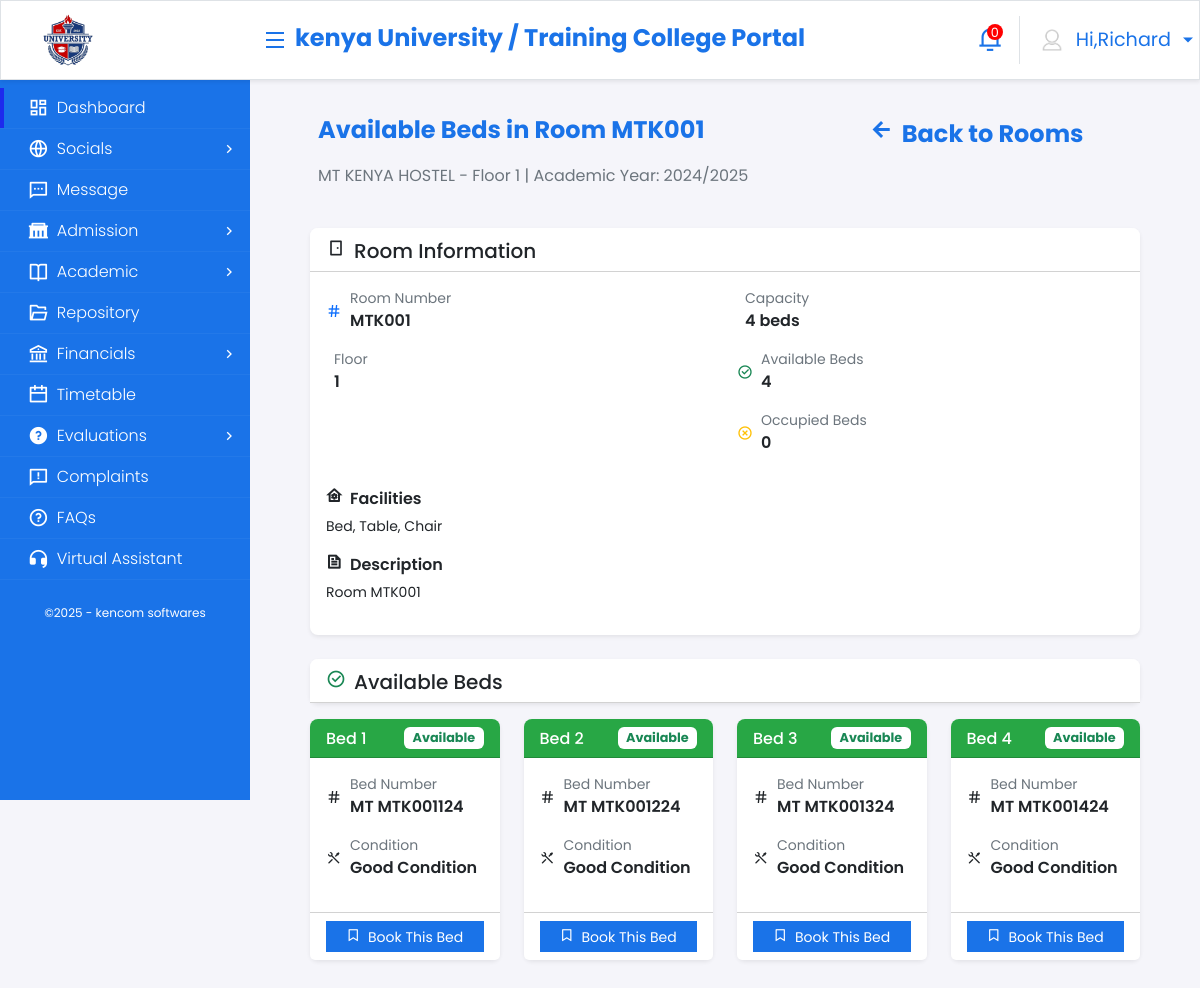
Page /room/1/beds/ (signed in) on the earlier database version.
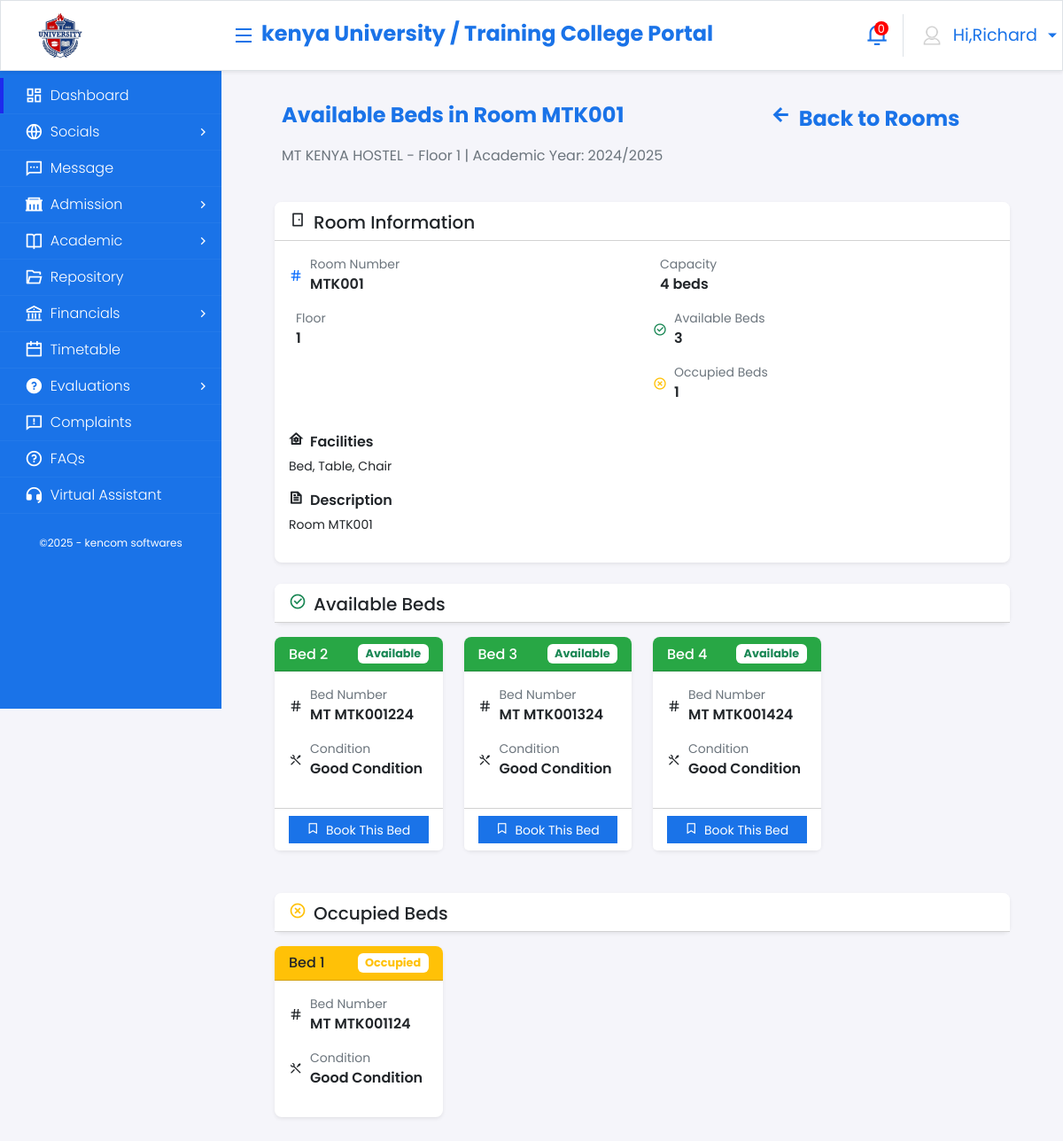
Same page on the later database version.
### core_application/models.py (models this page shows, shortened)
class Bed(models.Model):
    BED_POSITIONS = (
        ('bed_1', 'Bed 1'),
        ('bed_2', 'Bed 2'),
        ('bed_3', 'Bed 3'),
        ('bed_4', 'Bed 4'),
    )
    room = models.ForeignKey(Room, on_delete=models.CASCADE, related_name='beds')
    academic_year = models.ForeignKey(AcademicYear, on_delete=models.CASCADE, related_name='hostel_beds')
    bed_position = models.CharField(max_length=10, choices=BED_POSITIONS)
    bed_number = models.CharField(max_length=20, help_text="Unique bed identifier")
    is_available = models.BooleanField(default=True)
    maintenance_status = models.CharField(
        max_length=20,
        choices=(
            ('good', 'Good Condition'),
            ('needs_repair', 'Needs Repair'),
            ('under_maintenance', 'Under Maintenance'),
            ('out_of_order', 'Out of Order'),
        ),
        default='good'
    )
    created_at = models.DateTimeField(auto_now_add=True)
    class Meta:
        unique_together = ['room', 'academic_year', 'bed_position']
        ordering = ['room', 'bed_position']

### core_application/views.py (the view)
# urls.py: path('room/<int:room_id>/beds/', views.bed_list, name='bed_list'),
@login_required
def bed_list(request, room_id):
    try:
        student = request.user.student_profile
        current_academic_year = AcademicYear.objects.filter(is_current=True).first()
        room = get_object_or_404(Room, id=room_id, is_active=True)
        hostel_type = 'boys' if student.user.gender == 'male' else 'girls'
        if (room.hostel.hostel_type != hostel_type ):
            messages.error(request, "You are not eligible for this room.")
            return redirect('hostel_list')
        available_beds = Bed.objects.filter(
            room=room,
            academic_year=current_academic_year,
            is_available=True,
            maintenance_status='good'
        ).order_by('bed_position')
        occupied_beds = Bed.objects.filter(
            room=room,
            academic_year=current_academic_year,
            is_available=False
        ).order_by('bed_position')
        context = {
            'room': room,
            'available_beds': available_beds,
            'occupied_beds': occupied_beds,
            'student': student,
            'academic_year': current_academic_year,
        }
        return render(request, 'hostels/bed_list.html', context)
    except Student.DoesNotExist:
        messages.error(request, "Student profile not found.")
        return redirect('student_dashboard')

### templates/hostels/bed_list.html (shortened to what the changed rows need)
{% extends 'base.html' %}
{% load static %}
{% block content %}
<div class="container onprintContainer">
    <div class="row p-2">
        <div class="col-12 mb-4">
            <div class="card shadow-sm">
                <div class="card-body">
                    <div class="row">
                        <div class="col-md-6">
                            <div class="d-flex align-items-center mb-3">
                                <div>
                                    <p class="mb-0 small text-muted">Available Beds</p>
                                    <p class="mb-0 fw-semibold">{{ available_beds.count }}</p>
                                </div>
                            </div>
                            <div class="d-flex align-items-center mb-3">
                                <div>
                                    <p class="mb-0 small text-muted">Occupied Beds</p>
                                    <p class="mb-0 fw-semibold">{{ occupied_beds.count }}</p>
                                </div>
                            </div>
                        </div>
                    </div>
                </div>
            </div>
        </div>
        {% if available_beds %}
        {% for bed in available_beds %}
        <div class="col-lg-3 col-md-6 mb-4">
            <div class="card shadow-sm h-100 border-success">
                <div class="card-header bg-success text-white">
                    <div class="d-flex justify-content-between align-items-center">
                        <h6 class="mb-0">{{ bed.get_bed_position_display }}</h6>
                        <span class="badge bg-white text-success">Available</span>
                    </div>
                </div>
                <div class="card-body">
                    <div class="d-flex align-items-center mb-3">
                        <i class="ri-hashtag me-2"></i>
                        <div>
                            <p class="mb-0 small text-muted">Bed Number</p>
                            <p class="mb-0 fw-semibold">{{ bed.bed_number }}</p>
                        </div>
                    </div>
                    <div class="d-flex align-items-center mb-3">
                        <i class="ri-tools-line me-2"></i>
                        <div>
                            <p class="mb-0 small text-muted">Condition</p>
                            <p class="mb-0 fw-semibold">{{ bed.get_maintenance_status_display }}</p>
                        </div>
                    </div>
                </div>
                <div class="card-footer bg-white">
                    <a href="{% url 'book_bed' bed.id %}" class="btn primary-btn btn-sm w-100">
                        <i class="ri-bookmark-line me-1"></i> Book This Bed
                    </a>
                </div>
            </div>
        </div>
        {% endfor %}
        {% endif %}
        {% if occupied_beds %}
        <div class="col-12 mt-4">
            <div class="card shadow-sm mb-3">
                <div class="card-header bg-white">
                    <h5 class="card-title mb-0"><i class="ri-close-circle-line me-2 text-warning"></i>Occupied Beds</h5>
                </div>
            </div>
        </div>
        {% for bed in occupied_beds %}
        <div class="col-lg-3 col-md-6 mb-4">
            <div class="card shadow-sm h-100 border-warning">
                <div class="card-header bg-warning text-dark">
                    <div class="d-flex justify-content-between align-items-center">
                        <h6 class="mb-0">{{ bed.get_bed_position_display }}</h6>
                        <span class="badge bg-white text-warning">Occupied</span>
                    </div>
                </div>
                <div class="card-body">
                    <div class="d-flex align-items-center mb-3">
                        <i class="ri-hashtag me-2"></i>
                        <div>
                            <p class="mb-0 small text-muted">Bed Number</p>
                            <p class="mb-0 fw-semibold">{{ bed.bed_number }}</p>
                        </div>
                    </div>
                    <div class="d-flex align-items-center mb-3">
                        <i class="ri-tools-line me-2"></i>
                        <div>
                            <p class="mb-0 small text-muted">Condition</p>
                            <p class="mb-0 fw-semibold">{{ bed.get_maintenance_status_display }}</p>
                        </div>
                    </div>
                </div>
            </div>
        </div>
        {% endfor %}
        {% endif %}
    </div>
</div>
{% endblock %}

Differences in the rows shown:
changed Bed "Bed 1": moves from the list under "Available Beds" to the list under "Occupied Beds"
Other differences:
{{ available_beds.count }}: "4" → "3"
{{ occupied_beds.count }}: "0" → "1"
text now shown: "Occupied Beds"
